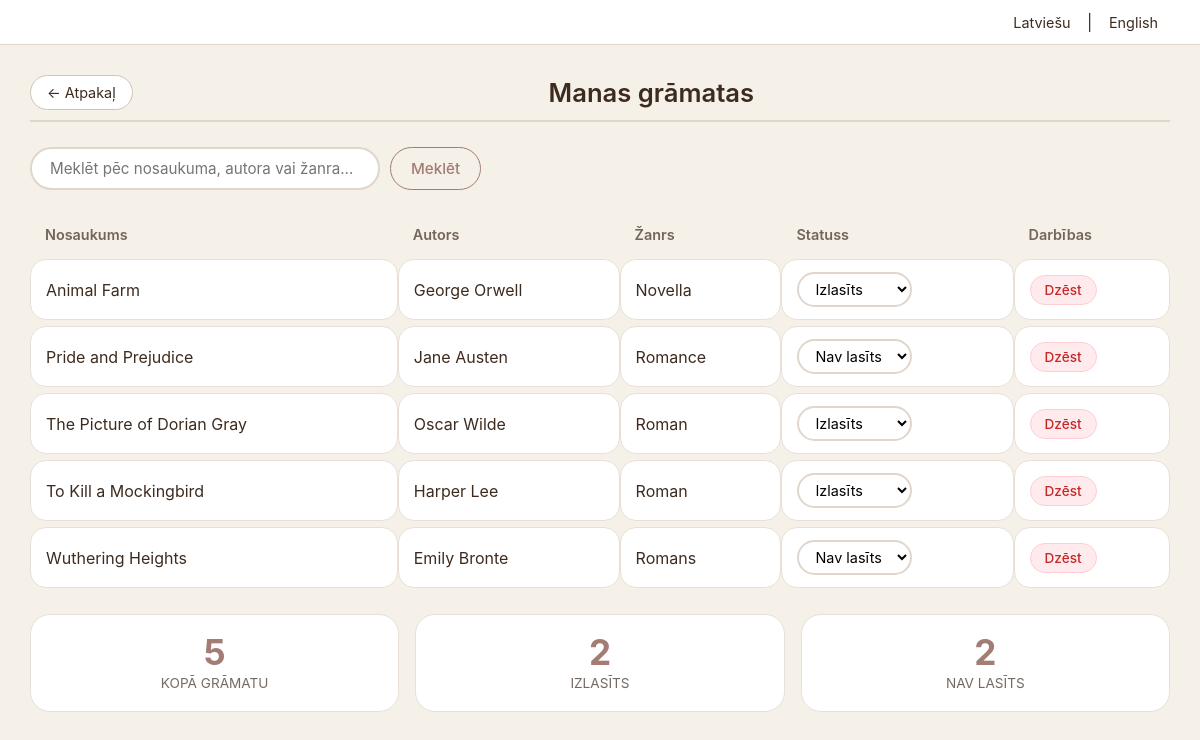
/books (signed in), run on the app's committed database.
### tables this page shows
CREATE TABLE books(
            id INTEGER PRIMARY KEY AUTOINCREMENT,
            title TEXT,
            author TEXT,
            genre TEXT,
            status TEXT,
            user_id INTEGER,
            added_at TEXT,
            FOREIGN KEY (user_id) REFERENCES users(id)
        );

### app.py (the view)
@app.route('/books')
def books():
    if 'user_id' not in session:
        return redirect(url_for('index'))
    lang = request.args.get('lang', 'lv')
    books_list = izpildit_vaicajumu(
        "SELECT * FROM books WHERE user_id=? ORDER BY title",
        (session['user_id'],),
        visi=True
    )
    return render_template(
        'books.html',
        t=ieladet_tulkojumus('books', lang),
        books=books_list,
        user_role=session.get('role'),
        lang=lang,
        session=session
    )

### app.py (called while the page is built)
def izpildit_vaicajumu(vaicajums, parametri=(), viens=False, visi=False):
    savienojums = sqlite3.connect('biblioteka.db')
    savienojums.row_factory = sqlite3.Row
    kursors = savienojums.cursor()
    kursors.execute(vaicajums, parametri)
    savienojums.commit()
    rezultats = None
    if viens:
        rezultats = kursors.fetchone()
    elif visi:
        rezultats = kursors.fetchall()
    savienojums.close()
    return rezultats

def ieladet_tulkojumus(lapa, valoda='lv'):
    try:
        if valoda not in ['lv', 'en']:
            valoda = 'lv'
        faila_cels = os.path.join('/home/elexanderaa/DigitalLibrary/static', f'{valoda}.json')
        with open(faila_cels, 'r', encoding='utf-8') as f:
            visi_tulkojumi = json.load(f)
            return visi_tulkojumi.get(lapa, {})
    except:
        return {}

### templates/books.html (shortened to what this page needs)
<!DOCTYPE html>
<html>
<head>
    <link rel="stylesheet" href="{{ url_for('static', filename='style.css') }}">
</head>
<body>
    <div class="language-bar">
        <a href="/books?lang=lv">Latviešu</a> |
        <a href="/books?lang=en">English</a>
    </div>
    <div class="container">
        <div class="header">
            <div class="header-left">
                <a href="/profile?username={{ session.username }}&lang={{ lang }}" class="btn-back">← {{ t.back }}</a>
            </div>
            <div class="header-title"> {{ t.title }}</div>
        </div>
        <form action="/books/search" method="get" class="flex gap-10 mb-20">
            <input type="text" name="q" class="search-box" placeholder="{{ t.search_placeholder }}" value="{{ search or '' }}">
            <button type="submit" class="btn btn-secondary">{{ t.search }}</button>
        </form>
        {% if books %}
        <table>
            <tr>
                <th>{{ t.title_col }}</th>
                <th>{{ t.author }}</th>
                <th>{{ t.genre }}</th>
                <th>{{ t.status }}</th>
                <th>{{ t.actions }}</th>
            </tr>
            {% for book in books %}
            <tr>
                <td>{{ book.title }}</td>
                <td>{{ book.author }}</td>
                <td>{{ book.genre }}</td>
                <td>
                    <form action="/books/update/{{ book.id }}?lang={{ lang }}" method="post" style="display:inline;">
                        <select name="status" class="status-select" onchange="this.form.submit()">
                            <option value="Read" {% if book.status == 'Read' %}selected{% endif %}>{{ t.read }}</option>
                            <option value="Not read" {% if book.status == 'Not read' %}selected{% endif %}>{{ t.not_read }}</option>
                        </select>
                    </form>
                </td>
                <td>
                    <a href="/books/delete/{{ book.id }}?lang={{ lang }}"
                       class="action-btn action-btn-delete"
                       onclick="return confirm('Vai tiešām vēlaties dzēst šo grāmatu?')">
                        {{ t.delete }}
                    </a>
                </td>
            </tr>
            {% endfor %}
        </table>
        <div class="stats-grid mt-20">
            <div class="stat-card">
                <div class="stat-value">{{ books|length }}</div>
                <div class="stat-label">{{ t.total_books }}</div>
            </div>
            <div class="stat-card">
                <div class="stat-value">
                    {{ books|selectattr('status', 'equalto', 'Read')|list|length }}
                </div>
                <div class="stat-label">{{ t.read }}</div>
            </div>
            <div class="stat-card">
                <div class="stat-value">
                    {{ books|selectattr('status', 'equalto', 'Not read')|list|length }}
                </div>
                <div class="stat-label">{{ t.not_read }}</div>
            </div>
        </div>
        {% endif %}
    </div>
</body>
</html>

### static/style.css (style rules this page uses)
:root { --dark-oak: #3D2B1F; --muted-sage: #8E9680; --dusty-mauve: #A37C76; --warm-amber: #D9B382; --vintage-cream: #E6D8C1; --white: #ffffff; --black: #2c3e50; --shadow-sm: 0 2px 4px rgba(0, 0, 0, 0.05); --shadow-md: 0 4px 8px rgba(0, 0, 0, 0.08); --transition: all 0.15s ease; }
* { margin: 0; padding: 0; box-sizing: border-box; font-family: -apple-system, BlinkMacSystemFont, 'Segoe UI', Roboto, sans-serif; }
body { background: #f5f0e8; min-height: 100vh; color: var(--dark-oak); }
.language-bar { text-align: right; padding: 12px 30px; background: white; border-bottom: 1px solid #e0d6cc; }
.language-bar a { color: var(--dark-oak); text-decoration: none; padding: 4px 12px; border-radius: 20px; font-size: 0.9rem; }
.container { max-width: 1200px; margin: 0 auto; padding: 20px 30px; }
.header { display: flex; align-items: center; margin-bottom: 25px; padding: 10px 0; border-bottom: 2px solid #e0d6cc; }
.header-left { min-width: 100px; }
.header-title { flex: 1; text-align: center; font-size: 1.6rem; font-weight: 600; color: var(--dark-oak); }
.btn-back { background: white; color: var(--dark-oak); padding: 8px 16px; border: 1px solid #d0c4b8; border-radius: 30px; font-size: 0.9rem; text-decoration: none; display: inline-block; transition: var(--transition); white-space: nowrap; }
.btn { padding: 10px 20px; border: none; border-radius: 30px; font-size: 0.95rem; font-weight: 500; cursor: pointer; transition: var(--transition); text-decoration: none; display: inline-block; text-align: center; }
.btn-secondary { background: transparent; color: var(--dusty-mauve); border: 1px solid var(--dusty-mauve); }
.action-btn { padding: 6px 14px; border: none; border-radius: 30px; font-size: 0.85rem; font-weight: 500; cursor: pointer; text-decoration: none; display: inline-block; background: white; border: 1px solid transparent; }
.action-btn-delete { background: #ffebee; color: #c62828; border-color: #ffcdd2; }
.stats-grid { display: grid; grid-template-columns: repeat(auto-fit, minmax(160px, 1fr)); gap: 16px; margin: 25px 0; }
.stat-card { background: white; padding: 20px; border-radius: 20px; text-align: center; border: 1px solid #e8e0d8; }
.stat-value { font-size: 2.2rem; font-weight: 700; color: var(--dusty-mauve); line-height: 1; margin-bottom: 5px; }
.stat-label { font-size: 0.85rem; color: var(--dark-oak); opacity: 0.7; text-transform: uppercase; }
table { width: 100%; border-collapse: separate; border-spacing: 0 6px; margin: 20px 0; }
th { background: transparent; color: var(--dark-oak); padding: 10px 15px; text-align: left; font-weight: 600; font-size: 0.9rem; opacity: 0.7; }
td { background: white; padding: 12px 15px; border-radius: 16px; border: 1px solid #e8e0d8; }
.search-box { width: 100%; max-width: 350px; padding: 10px 18px; border: 2px solid #e0d6cc; border-radius: 30px; font-size: 0.95rem; background: white; }
.status-select { padding: 6px 12px; border-radius: 30px; border: 2px solid #e0d6cc; background: white; font-size: 0.9rem; }
.flex { display: flex; }
.gap-10 { gap: 10px; }
.mt-20 { margin-top: 20px; }
.mb-20 { margin-bottom: 20px; }

### data on the page
books: title "Animal Farm", author "George Orwell", genre "Novella", status "Izlasīts", delete "Dzēst"
books: title "Pride and Prejudice", author "Jane Austen", genre "Romance", status "Nav lasīts", delete "Dzēst"
books: title "The Picture of Dorian Gray", author "Oscar Wilde", genre "Roman", status "Izlasīts", delete "Dzēst"
books: title "To Kill a Mockingbird", author "Harper Lee", genre "Roman", delete "Dzēst"
books: title "Wuthering Heights", author "Emily Bronte", genre "Romans", status "Nav lasīts", delete "Dzēst"

### other printed values
{{ t.back }} "Atpakaļ"
{{ t.title }} "Manas grāmatas"
{{ t.search }} "Meklēt"
{{ t.title_col }} "Nosaukums"
{{ t.author }} "Autors"
{{ t.genre }} "Žanrs"
{{ t.status }} "Statuss"
{{ t.actions }} "Darbības"
{{ books|length }} "5"
{{ t.total_books }} "KOPĀ GRĀMATU"
{{ books|selectattr('status', 'equalto', 'Read')|list|length }} "2"
{{ t.read }} "IZLASĪTS"
{{ books|selectattr('status', 'equalto', 'Not read')|list|length }} "2"
{{ t.not_read }} "NAV LASĪTS"
form field status "Izlasīts"
